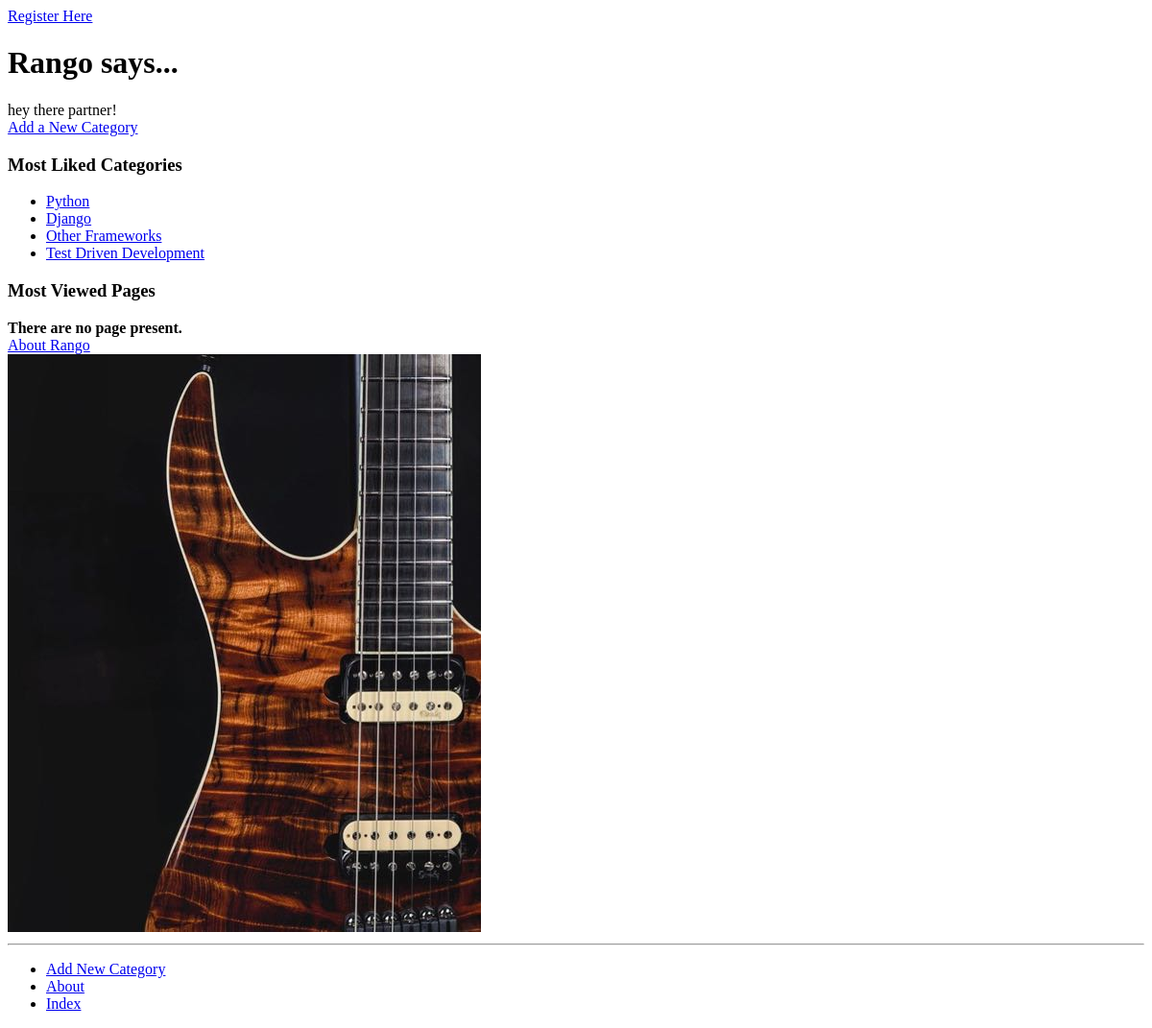
The app's page /, older data.
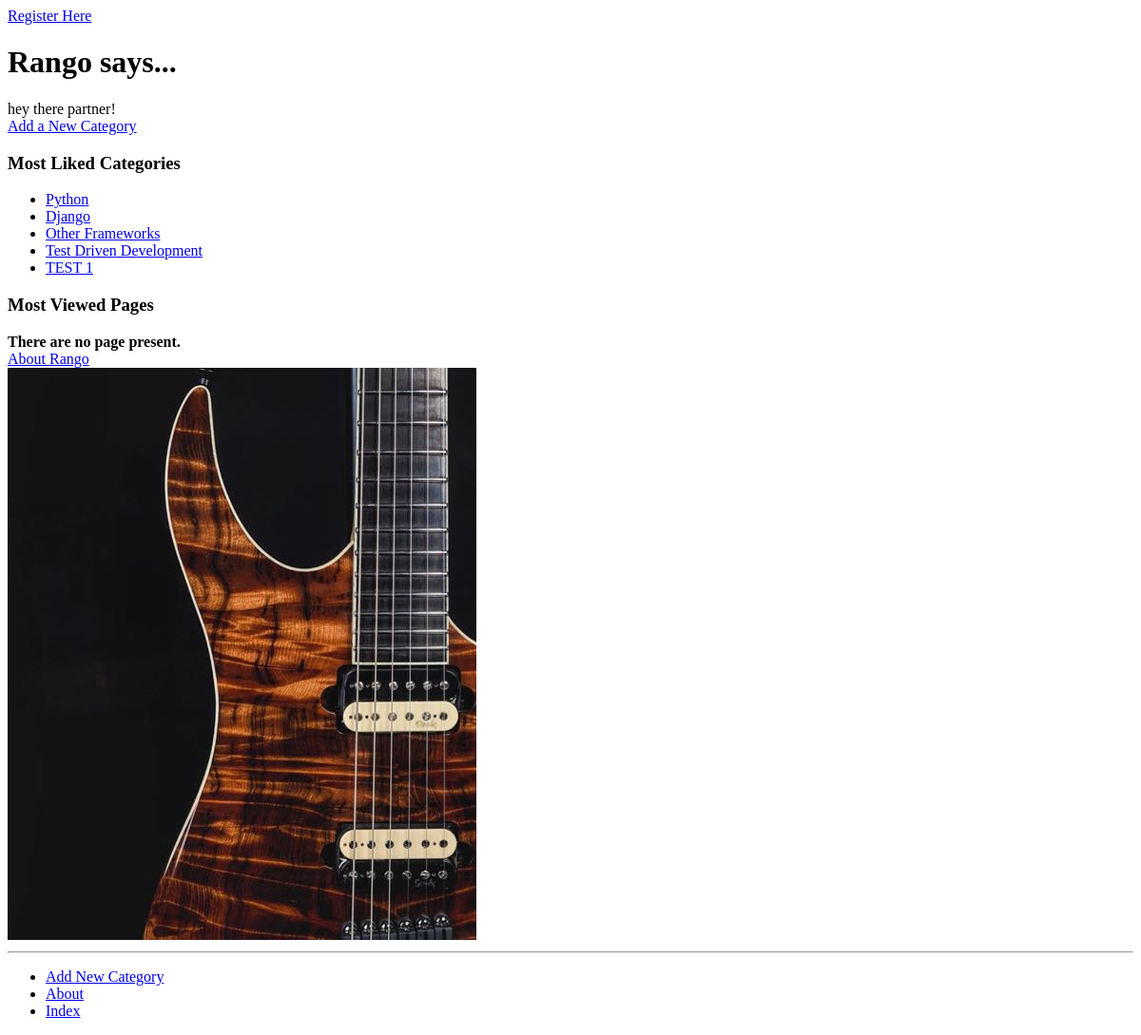
The same page, newer data.
### rango/models.py (models this page shows, shortened)
class Category(models.Model):
    name = models.CharField(max_length=128, unique=True)
    views = models.IntegerField(default=0)
    likes = models.IntegerField(default=0)
    slug = models.SlugField(unique=True)
    class Meta:
        verbose_name_plural = 'Categories'

### rango/views.py (the view)
# urls.py: url(r'^$', views.index, name='index'),
def index(request):
    category_list = Category.objects.order_by('-likes')[:5]
    context_dict = {'categories': category_list}
    return render(request, 'rango/index.html', context_dict)

### templates/rango/index.html (shortened to what this page needs)
{% extends 'rango/base.html' %}
{% load staticfiles %}
{% block body_block %}
        <a href="{% url 'register' %}">Register Here</a>
        <h1>Rango says...</h1>
        <div>
            hey there partner!
        </div>
		<a href="{% url 'add_category' %}">Add a New Category</a><br/>
        <h3>Most Liked Categories</h3>
        <div>
        {% if categories %}
        <ul>
            {% for category in categories %}
            <li>
            <a href="{% url 'show_category' category.slug %}">{{ category.name }}</a>
            </li>
            {% endfor %}
        </ul>
        {% else %}
            <strong>There are no categories present.</strong>
        {% endif %}
        </div>
        <h3>Most Viewed Pages</h3>
        {% if page %}
	<ul>
		{% for pages in page %}
			<li>
			<a href="{{ pages.url}}">{{ pages.title }}</a>
			</li>
		{% endfor %}
	</ul>
        {% else %}
		<strong>There are no page present.</strong>
	{% endif %}
        <div>
            <a href="{% url 'about' %}">About Rango</a><br />
            <img src="{% static "images/rango.jpg" %}" alt="Picture of Rango" />
        </div>
    </body>
</html>
{% endblock %}

Row changes from the older to the newer data that the page shows:
added Category: name "TEST 1"
